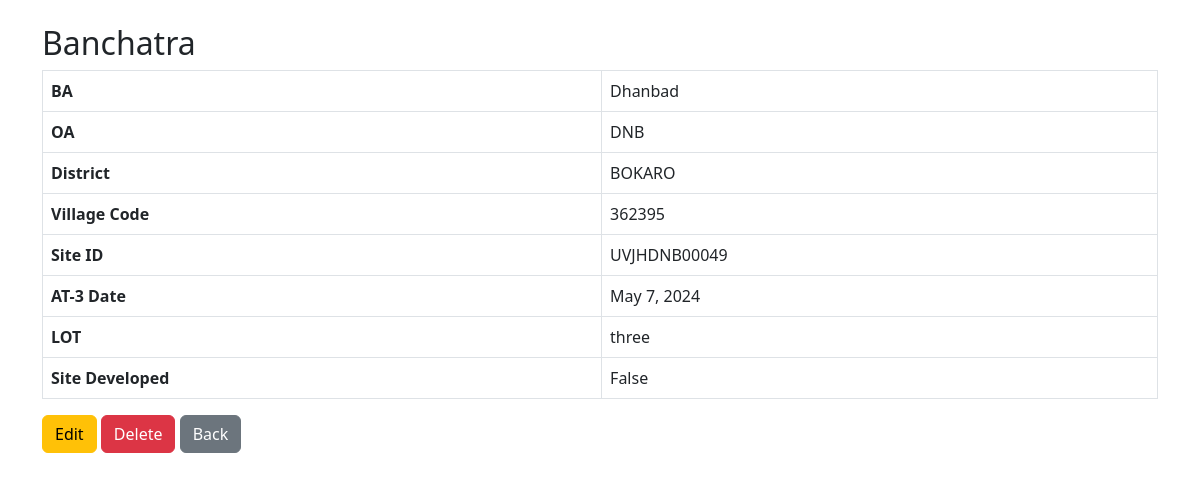
The app's page /sites/445/ with its own data.
### depl/models.py (models this page shows, shortened)
class Site(models.Model):
    ba = models.CharField(max_length=20)
    oa = models.CharField(max_length=20)
    district = models.CharField(max_length=50)
    village_site = models.CharField(max_length=50)
    village_code = models.CharField(max_length=50, blank=True, null=True)
    site_id = models.CharField(max_length=50, unique=True)
    at3_date = models.DateField()
    lot = models.CharField(max_length=20)
    site_dev = models.BooleanField(default=False)

### depl/views.py (the view)
# urls.py: path("<int:pk>/", SiteDetailView.as_view(), name="site_detail"),
class SiteDetailView(DetailView):
    model = Site
    template_name = "depl/site_detail.html"
    context_object_name = "site"

### depl/templates/depl/site_detail.html
{% extends "base.html" %}
{% block content %}
<h2>{{ site.village_site }}</h2>
<table class="table table-bordered">
    <tr><th>BA</th><td>{{ site.ba }}</td></tr>
    <tr><th>OA</th><td>{{ site.oa }}</td></tr>
    <tr><th>District</th><td>{{ site.district }}</td></tr>
    <tr><th>Village Code</th><td>{{ site.village_code }}</td></tr>
    <tr><th>Site ID</th><td>{{ site.site_id }}</td></tr>
    <tr><th>AT-3 Date</th><td>{{ site.at3_date }}</td></tr>
    <tr><th>LOT</th><td>{{ site.lot }}</td></tr>
    <tr><th>Site Developed</th><td>{{ site.site_dev }}</td></tr>
</table>
<a href="{% url 'site_edit' site.pk %}" class="btn btn-warning">Edit</a>
<a href="{% url 'site_delete' site.pk %}" class="btn btn-danger">Delete</a>
<a href="{% url 'site_list' %}" class="btn btn-secondary">Back</a>
{% endblock %}

### records on screen
Site: village_site "Banchatra", ba "Dhanbad", oa "DNB", district "BOKARO", village_code "362395", site_id "UVJHDNB00049", at3_date "May 7, 2024", lot "three", site_dev "False"
